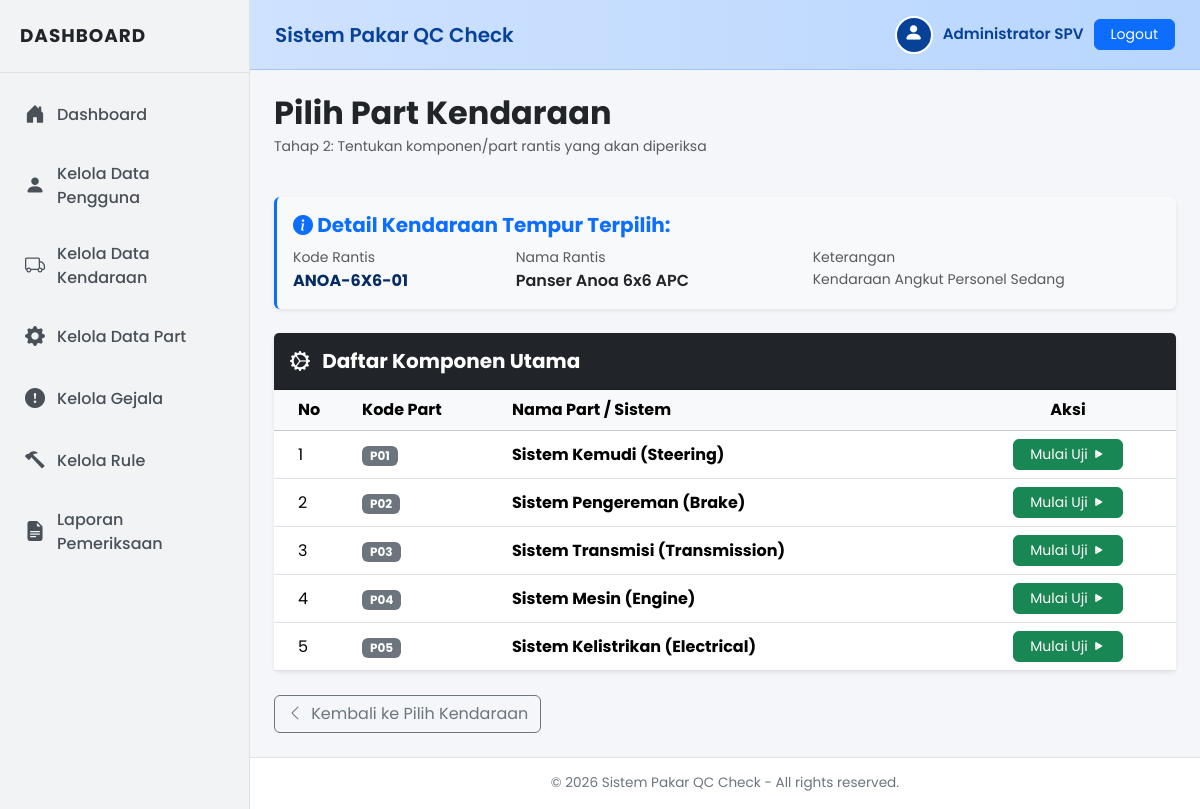
/pemeriksaan/pilih_part.php?id_kendaraan=1 (signed in), run on the app's committed database.
### tables this page shows
CREATE TABLE `kendaraan` (
  `id_kendaraan` int(11) NOT NULL AUTO_INCREMENT,
  `kode_kendaraan` varchar(50) NOT NULL,
  `nama_kendaraan` varchar(100) NOT NULL,
  `keterangan` text DEFAULT NULL,
  PRIMARY KEY (`id_kendaraan`),
  UNIQUE KEY `kode_kendaraan` (`kode_kendaraan`)
);

CREATE TABLE `part_kendaraan` (
  `id_part` int(11) NOT NULL AUTO_INCREMENT,
  `kode_part` varchar(10) NOT NULL,
  `nama_part` varchar(100) NOT NULL,
  PRIMARY KEY (`id_part`),
  UNIQUE KEY `kode_part` (`kode_part`)
);

### pemeriksaan/pilih_part.php (the view, shortened to what this page needs)
<?php
include "../koneksi.php";
include "../templates/header.php";
$id_kendaraan = isset($_GET['id_kendaraan']) ? intval($_GET['id_kendaraan']) : 0;
$stmt_kdr = mysqli_prepare($conn, "SELECT * FROM kendaraan WHERE id_kendaraan = ?");
mysqli_stmt_bind_param($stmt_kdr, "i", $id_kendaraan);
mysqli_stmt_execute($stmt_kdr);
$result_kdr = mysqli_stmt_get_result($stmt_kdr);
$kdr = mysqli_fetch_assoc($result_kdr);
$query_parts = mysqli_query($conn, "SELECT * FROM part_kendaraan ORDER BY kode_part ASC");
?>
<div class="row mb-4">
    <div class="col-md-12">
        <h2 class="fw-bold mb-1">Pilih Part Kendaraan</h2>
        <p class="text-muted small">Tahap 2: Tentukan komponen/part rantis yang akan diperiksa</p>
    </div>
</div>
<div class="card shadow-sm border-0 mb-4 bg-light border-start border-primary border-3">
    <div class="card-body p-3">
        <h5 class="fw-bold mb-2 text-primary"><i class="bi bi-info-circle-fill"></i> Detail Kendaraan Tempur Terpilih:</h5>
        <div class="row">
            <div class="col-md-3">
                <span class="text-muted small">Kode Rantis</span>
                <p class="fw-bold mb-0 text-primary-emphasis"><?php echo htmlspecialchars($kdr['kode_kendaraan']); ?></p>
            </div>
            <div class="col-md-4">
                <span class="text-muted small">Nama Rantis</span>
                <p class="fw-semibold mb-0"><?php echo htmlspecialchars($kdr['nama_kendaraan']); ?></p>
            </div>
            <div class="col-md-5">
                <span class="text-muted small">Keterangan</span>
                <p class="text-muted mb-0 small"><?php echo htmlspecialchars($kdr['keterangan'] ?: '-'); ?></p>
            </div>
        </div>
    </div>
</div>
<div class="card shadow-sm border-0">
    <div class="card-header bg-dark text-white py-3">
        <h5 class="card-title mb-0 fw-bold"><i class="bi bi-gear-wide-connected me-2"></i> Daftar Komponen Utama</h5>
    </div>
    <div class="card-body p-0">
        <div class="table-responsive">
            <table class="table table-hover align-middle mb-0">
                <thead class="table-light">
                    <tr>
                        <th width="80px" class="ps-4">No</th>
                        <th width="150px">Kode Part</th>
                        <th>Nama Part / Sistem</th>
                        <th width="200px" class="text-center pe-4">Aksi</th>
                    </tr>
                </thead>
                <tbody>
                    <?php
                    $no = 1;
                    if (mysqli_num_rows($query_parts) > 0):
                        while ($part = mysqli_fetch_assoc($query_parts)):
                            ?>
                            <tr>
                                <td class="ps-4"><?php echo $no++; ?></td>
                                <td><span class="badge bg-secondary px-2 py-1"><?php echo htmlspecialchars($part['kode_part']); ?></span></td>
                                <td class="fw-bold"><?php echo htmlspecialchars($part['nama_part']); ?></td>
                                <td class="text-center pe-4">
                                    <a href="proses.php?id_kendaraan=<?php echo $id_kendaraan; ?>&id_part=<?php echo $part['id_part']; ?>" class="btn btn-success btn-sm px-3 rounded d-inline-flex align-items-center gap-1">
                                        Mulai Uji <i class="bi bi-play-fill"></i>
                                    </a>
                                </td>
                            </tr>
                            <?php
                        endwhile;
                    else:
                        ?>
                        <tr>
                            <td colspan="4" class="text-center text-muted p-4">Tidak ada data part kendaraan terdaftar.</td>
                        </tr>
                    <?php endif; ?>
                </tbody>
            </table>
        </div>
    </div>
</div>
<div class="mt-4">
    <a href="index.php" class="btn btn-outline-secondary">
        <i class="bi bi-chevron-left me-1"></i> Kembali ke Pilih Kendaraan
    </a>
</div>
<?php
include "../templates/footer.php";
?>

### templates/header.php (style rules this page uses)
body { font-family: 'Poppins', sans-serif; background-color: #f4f6f9; overflow-x: hidden; display: flex; min-height: 100vh; }

### data on the page
kendaraan: kode_kendaraan "ANOA-6X6-01", nama_kendaraan "Panser Anoa 6x6 APC", keterangan "Kendaraan Angkut Personel Sedang"
part_kendaraan: kode_part "P01", nama_part "Sistem Kemudi (Steering)"
part_kendaraan: kode_part "P02", nama_part "Sistem Pengereman (Brake)"
part_kendaraan: kode_part "P03", nama_part "Sistem Transmisi (Transmission)"
part_kendaraan: kode_part "P04", nama_part "Sistem Mesin (Engine)"
part_kendaraan: kode_part "P05", nama_part "Sistem Kelistrikan (Electrical)"

### other printed values
$_SESSION['nama'] "Administrator SPV"
